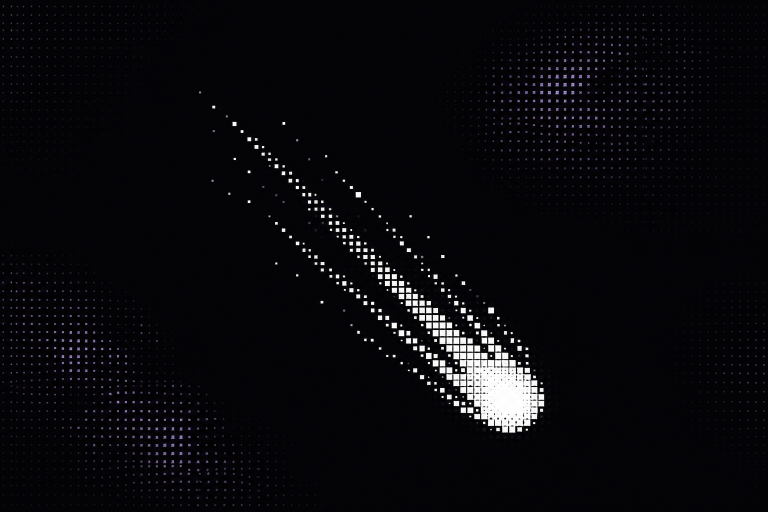
#> input picture dist/macos/background.png, 1536 x 1024 px (shown at 1/2 size)
$ python dmg-background.py
#> lines starting #> are read from the running program, lines starting #| are printed output that depends on the picture
#!/usr/bin/env python3
"""Render the dmg background from the landing-page backdrop artwork.

The source is dist/macos/background.png — the same dark noise field used
on the landing page — cover-cropped to the 660x400 pt drag-to-Applications
window so nothing is distorted.

Outputs dist/macos/dmg-background.png (1x) and dmg-background@2x.png;
scripts/package-macos.sh pairs them into a hidpi tiff with tiffutil.
Both outputs are committed so CI never needs Pillow — rerun this only
when changing the artwork.

Usage: python3 scripts/dmg-background.py
"""

import os

from PIL import Image

ROOT = os.path.dirname(os.path.dirname(os.path.abspath(__file__)))
SRC = os.path.join(ROOT, "dist/macos/background.png")
OUT = os.path.join(ROOT, "dist/macos")

# Window geometry in points; must match the dmgbuild settings in
# scripts/package-macos.sh.
W, H = 660, 400


def render(s, path):
    """Cover-crop the source artwork to the window at pixel scale s."""
#> called with s = 1, path = 'dist/macos/dmg-background.png'
    img = Image.open(SRC).convert("RGB")
#> img is the input picture: PIL image 1536x1024 RGB; mean R, G, B 9.6, 8.5, 12.1
    tw, th = W * s, H * s
    scale = max(tw / img.width, th / img.height)
#> scale = 0.43
    img = img.resize((round(img.width * scale), round(img.height * scale)), Image.LANCZOS)
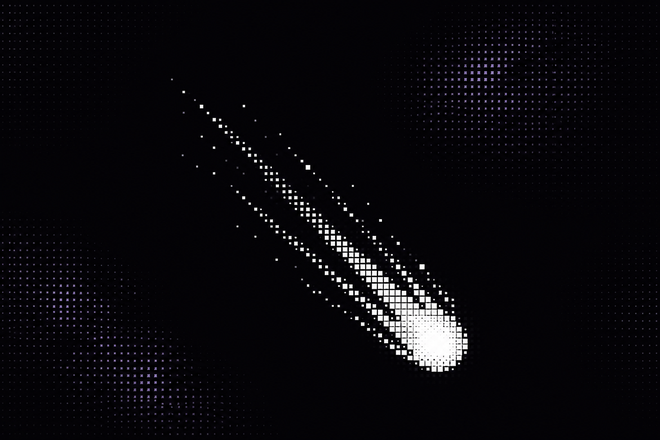
#> img: PIL image 660x440 RGB; mean R, G, B 9.6, 8.5, 12.1
    x = (img.width - tw) // 2
#> x = 0
    y = (img.height - th) // 2
#> y = 20
    img.crop((x, y, x + tw, y + th)).save(path)
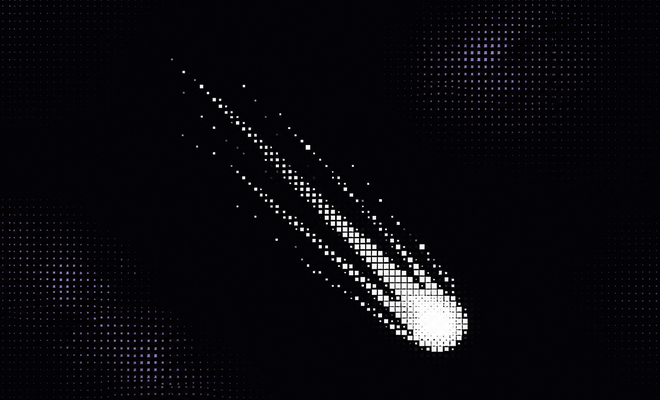
#> saved as dmg-background.png: PIL image 660x400 RGB; mean R, G, B 10.2, 9.1, 12.7
    print(f"wrote {os.path.relpath(path, ROOT)} ({tw}x{th})")


render(1, os.path.join(OUT, "dmg-background.png"))
render(2, os.path.join(OUT, "dmg-background@2x.png"))
